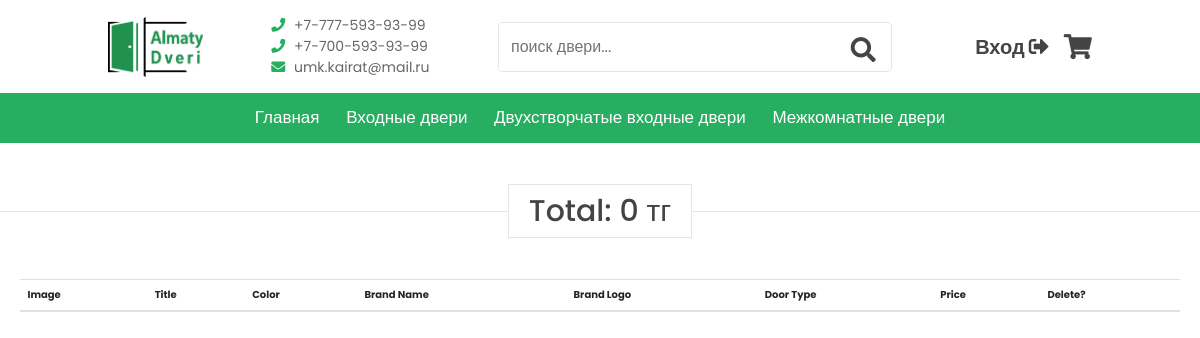
Page /liked_products/5 on the committed database.
### shop/models.py (models this page shows, shortened)
class Category(models.Model):
    name = models.CharField(max_length=200, db_index=True)
    slug = models.SlugField(max_length=200, unique=True)
    class Meta:
        ordering = ('name',)
        verbose_name = 'Категория'
        verbose_name_plural = 'Категории'

### shop/views.py (the view)
# urls.py: path('liked_products/<int:pk>', LikedProductsView.as_view(), name='liked_products'),
class LikedProductsView(ListView):
    model = LikedProducts
    template_name = 'liked_products.html'
    def get_context_data(self, *args, **kwargs):
        context = super().get_context_data(**kwargs)
        liked_products = LikedProducts.objects.filter(user__pk=self.kwargs['pk'])
        context['liked_products'] = liked_products
        context['categories'] = Category.objects.all()
        return context

### shop/templatetags/custom_tags.py (called while the page is built)
@register.filter(name="get_first_word")
def get_first_word(string):
    first_word = string.split(" ")[0]
    return first_word

@register.filter(name="get_overall_price")
def get_overall_price(id):
    liked_products = LikedProducts.objects.filter(user__pk=id)
    price = 0
    for pr in liked_products:
        price += pr.product.sale_price
    return price

### shop/templates/liked_products.html (shortened to what this page needs)
{% extends 'base.html' %}
{% load custom_tags %}
{% load static %}
{% block content %}
    <link rel="stylesheet" href="{% static 'shop/vendors/bootstrap/bootstrap.min.css' %}">
    {% include 'header.html' %}
    <h1 class="heading" style="margin-top: 5rem; margin-bottom: 5rem;"><span>Total: {{ user.id|get_overall_price }} тг</span></h1>
    <div class="table-responsive" style="margin: 0 auto; padding: 0 2rem">
        <table class="table">
            <thead>
            <tr>
                <th scope="col">Image</th>
                <th scope="col">Title</th>
                <th scope="col">Color</th>
                <th scope="col">Brand Name</th>
                <th scope="col">Brand Logo</th>
                <th scope="col">Door Type</th>
                <th scope="col">Price</th>
                <th scope="col">Delete?</th>
            </tr>
            </thead>
        </table>
    </div>
{% endblock %}

### shop/templates/header.html (shortened to what this page needs)
{% load custom_tags %}
{% load static %}
<header class="header">
    <div class="header-1">
        <a href="{% url 'home' %}" class="logo"> <img src="{% static '/shop/image/almaty-doors_logo_green.png' %}"
                                                      alt="logo" height="60px"> </a>
        <div class="box-container">
            <div class="box">
                <a href="tel:+77775939399"> <i class="fas fa-phone"></i> +7-777-593-93-99 </a>
                <a href="tel:+77005939399"> <i class="fas fa-phone"></i> +7-700-593-93-99 </a>
                <a href="mailto:umk.kairat@mail.ru"> <i class="fas fa-envelope"></i> umk.kairat@mail.ru </a>
            </div>
        </div>
        <div class="search-form">
            <input type="text" name="search" placeholder="поиск двери..." id="search-box" list="door_list">
            <label for="search-box" class="fas fa-search" id="search-btn-icon"></label>
        </div>
        <div class="icons" style="display: flex; align-items: center">
            {% if user.is_authenticated %}
                <h1 style="font-size: 20px; font-family: 'Poppins', sans-serif; font-weight: bold; margin: 0; padding: 0;">{{ user.first_name }} {{ user.last_name|first }}.</h1>
                <a href="{% url 'liked_products' user.pk %}" class="fas fa-heart"></a>
                <a href="{% url 'logout' %}" class="fas fa-sign-out-alt" title="Выйти"></a>
            {% else %}
                <a href="{% url 'login' %}" id="login-btn" title="Вход / Регистрация"
                   style="font-family: 'Poppins', sans-serif; font-weight: bold; font-size: 2rem;">Вход <i
                        class="fas fa-sign-out-alt"></i></a>
            {% endif %}
            <a href="{% url 'my_questions' user.id %}" class="fas fa-shopping-cart"></a>
        </div>
    </div>
    <div class="header-2">
        <nav class="navbar_nb">
            <a href="{% url 'home' %}">Главная</a>
            {% for obj in categories %}
                <a href="{% url 'category' obj.slug %}">{{ obj.name }}</a>
            {% endfor %}
        </nav>
    </div>
</header>

### static/shop/css/style.css (style rules this page uses)
:root { --green_main: #27ae60; --dark-color: #219150; --black: #444; --light-color: #666; --border: .1rem solid rgba(0, 0, 0, .1); --border-hover: .1rem solid var(--black); --box-shadow: 0 .5rem 1rem rgba(0, 0, 0, .1); }
* { font-family: 'Poppins', sans-serif; margin: 0; padding: 0; box-sizing: border-box; outline: none; border: none; text-decoration: none; transition: all .2s linear; }
html { font-size: 62.5%; overflow-x: hidden; scroll-padding-top: 5rem; scroll-behavior: smooth; }
.heading { text-align: center; margin-bottom: 2rem; position: relative; }
.heading::before { content: ''; position: absolute; top: 50%; left: 0; transform: translateY(-50%); width: 100%; height: .01rem; background: rgba(0, 0, 0, .1); z-index: -1; }
.heading span { font-size: 3rem; padding: .5rem 2rem; color: var(--black); background: #fff; border: var(--border); }
.header .header-1 { background: #fff; padding: 1.5rem 9%; display: flex; align-items: center; justify-content: space-between; }
.header .header-1 .logo { font-size: 2.5rem; font-weight: bolder; color: var(--black); }
.header .header-1 .search-form { max-width: 50rem; width: 40%; height: 5rem; border: var(--border); overflow: hidden; background: #fff; display: flex; align-items: center; border-radius: .5rem; }
.header .header-1 .search-form input { font-size: 1.6rem; padding: 0 1.2rem; height: 100%; width: 100%; text-transform: none; color: var(--black); }
.header .header-1 .search-form label { font-size: 2.5rem; padding-right: 1.5rem; color: var(--black); cursor: pointer; }
.header .header-1 .icons div, .header .header-1 .icons a { font-size: 2.5rem; margin-left: 1.5rem; color: var(--black); cursor: pointer; }
.header .header-2 { background: var(--green_main); }
.header .header-2 .navbar_nb { text-align: center; }
.header .header-2 .navbar_nb a { color: #fff; display: inline-block; padding: 1.2rem; font-size: 1.7rem; }
.login-form-container form span, label { display: block; font-size: 1.5rem; padding-top: 1rem; }

### shop/templates/header.html (style rules this page uses)
.box-container .box a i { color: var(--green_main); padding-right: 0.5rem; }
.box-container .box a { display: block; font-size: 1.4rem; color: var(--light-color); }

### rows in the picture
Category: name "Входные двери"
Category: name "Двухстворчатые входные двери"
Category: name "Межкомнатные двери"

### other values in the picture
{{ user.id|get_overall_price }} "0"
